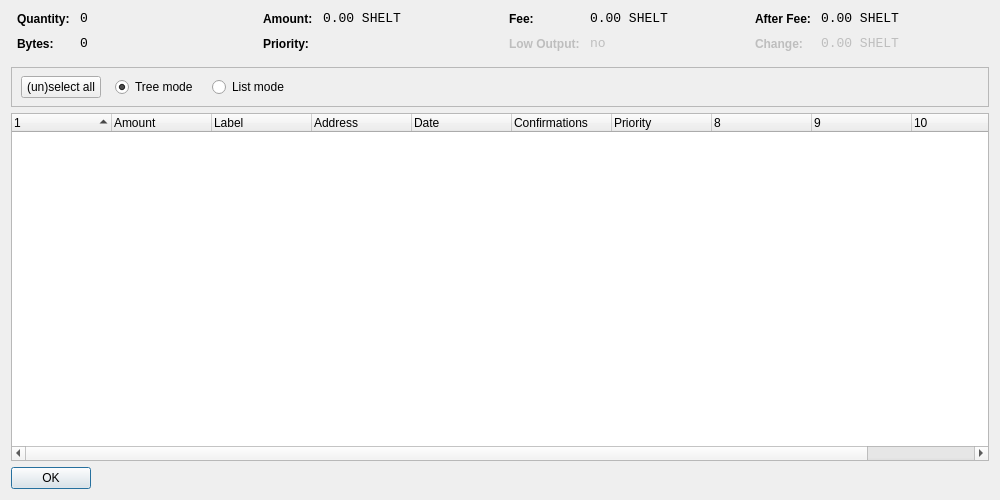
<?xml version="1.0" encoding="UTF-8"?>
<ui version="4.0">
 <class>CoinControlDialog</class>
 <widget class="QDialog" name="CoinControlDialog">
  <property name="geometry">
   <rect>
    <x>0</x>
    <y>0</y>
    <width>1000</width>
    <height>500</height>
   </rect>
  </property>
  <property name="windowTitle">
   <string>Coin Control</string>
  </property>
  <layout class="QVBoxLayout" name="verticalLayout">
   <item>
    <layout class="QHBoxLayout" name="horizontalLayoutTop" stretch="0,0,0,0">
     <property name="topMargin">
      <number>0</number>
     </property>
     <property name="bottomMargin">
      <number>10</number>
     </property>
     <item>
      <layout class="QFormLayout" name="formLayoutCoinControl1">
       <property name="horizontalSpacing">
        <number>10</number>
       </property>
       <property name="verticalSpacing">
        <number>10</number>
       </property>
       <property name="leftMargin">
        <number>6</number>
       </property>
       <property name="rightMargin">
        <number>6</number>
       </property>
       <item row="0" column="0">
        <widget class="QLabel" name="labelCoinControlQuantityText">
         <property name="styleSheet">
          <string notr="true">font-weight:bold;</string>
         </property>
         <property name="text">
          <string>Quantity:</string>
         </property>
        </widget>
       </item>
       <item row="0" column="1">
        <widget class="QLabel" name="labelCoinControlQuantity">
         <property name="font">
          <font>
           <family>Monospace</family>
           <pointsize>10</pointsize>
          </font>
         </property>
         <property name="cursor">
          <cursorShape>IBeamCursor</cursorShape>
         </property>
         <property name="contextMenuPolicy">
          <enum>Qt::ActionsContextMenu</enum>
         </property>
         <property name="text">
          <string>0</string>
         </property>
         <property name="textInteractionFlags">
          <set>Qt::LinksAccessibleByMouse|Qt::TextSelectableByKeyboard|Qt::TextSelectableByMouse</set>
         </property>
        </widget>
       </item>
       <item row="1" column="0">
        <widget class="QLabel" name="labelCoinControlBytesText">
         <property name="styleSheet">
          <string notr="true">font-weight:bold;</string>
         </property>
         <property name="text">
          <string>Bytes:</string>
         </property>
        </widget>
       </item>
       <item row="1" column="1">
        <widget class="QLabel" name="labelCoinControlBytes">
         <property name="font">
          <font>
           <family>Monospace</family>
           <pointsize>10</pointsize>
          </font>
         </property>
         <property name="cursor">
          <cursorShape>IBeamCursor</cursorShape>
         </property>
         <property name="contextMenuPolicy">
          <enum>Qt::ActionsContextMenu</enum>
         </property>
         <property name="text">
          <string>0</string>
         </property>
         <property name="textInteractionFlags">
          <set>Qt::LinksAccessibleByMouse|Qt::TextSelectableByKeyboard|Qt::TextSelectableByMouse</set>
         </property>
        </widget>
       </item>
      </layout>
     </item>
     <item>
      <layout class="QFormLayout" name="formLayoutCoinControl2">
       <property name="horizontalSpacing">
        <number>10</number>
       </property>
       <property name="verticalSpacing">
        <number>10</number>
       </property>
       <property name="leftMargin">
        <number>6</number>
       </property>
       <property name="rightMargin">
        <number>6</number>
       </property>
       <item row="0" column="0">
        <widget class="QLabel" name="labelCoinControlAmountText">
         <property name="styleSheet">
          <string notr="true">font-weight:bold;</string>
         </property>
         <property name="text">
          <string>Amount:</string>
         </property>
        </widget>
       </item>
       <item row="0" column="1">
        <widget class="QLabel" name="labelCoinControlAmount">
         <property name="font">
          <font>
           <family>Monospace</family>
           <pointsize>10</pointsize>
          </font>
         </property>
         <property name="cursor">
          <cursorShape>IBeamCursor</cursorShape>
         </property>
         <property name="contextMenuPolicy">
          <enum>Qt::ActionsContextMenu</enum>
         </property>
         <property name="text">
          <string>0.00 SHELT</string>
         </property>
         <property name="textInteractionFlags">
          <set>Qt::LinksAccessibleByMouse|Qt::TextSelectableByKeyboard|Qt::TextSelectableByMouse</set>
         </property>
        </widget>
       </item>
       <item row="1" column="0">
        <widget class="QLabel" name="labelCoinControlPriorityText">
         <property name="styleSheet">
          <string notr="true">font-weight:bold;</string>
         </property>
         <property name="text">
          <string>Priority:</string>
         </property>
        </widget>
       </item>
       <item row="1" column="1">
        <widget class="QLabel" name="labelCoinControlPriority">
         <property name="font">
          <font>
           <family>Monospace</family>
           <pointsize>10</pointsize>
          </font>
         </property>
         <property name="cursor">
          <cursorShape>IBeamCursor</cursorShape>
         </property>
         <property name="contextMenuPolicy">
          <enum>Qt::ActionsContextMenu</enum>
         </property>
         <property name="text">
          <string/>
         </property>
         <property name="textInteractionFlags">
          <set>Qt::LinksAccessibleByMouse|Qt::TextSelectableByKeyboard|Qt::TextSelectableByMouse</set>
         </property>
        </widget>
       </item>
      </layout>
     </item>
     <item>
      <layout class="QFormLayout" name="formLayoutCoinControl3">
       <property name="horizontalSpacing">
        <number>10</number>
       </property>
       <property name="verticalSpacing">
        <number>10</number>
       </property>
       <property name="leftMargin">
        <number>6</number>
       </property>
       <property name="rightMargin">
        <number>6</number>
       </property>
       <item row="0" column="0">
        <widget class="QLabel" name="labelCoinControlFeeText">
         <property name="styleSheet">
          <string notr="true">font-weight:bold;</string>
         </property>
         <property name="text">
          <string>Fee:</string>
         </property>
        </widget>
       </item>
       <item row="0" column="1">
        <widget class="QLabel" name="labelCoinControlFee">
         <property name="font">
          <font>
           <family>Monospace</family>
           <pointsize>10</pointsize>
          </font>
         </property>
         <property name="cursor">
          <cursorShape>IBeamCursor</cursorShape>
         </property>
         <property name="contextMenuPolicy">
          <enum>Qt::ActionsContextMenu</enum>
         </property>
         <property name="text">
          <string>0.00 SHELT</string>
         </property>
         <property name="textInteractionFlags">
          <set>Qt::LinksAccessibleByMouse|Qt::TextSelectableByKeyboard|Qt::TextSelectableByMouse</set>
         </property>
        </widget>
       </item>
       <item row="1" column="0">
        <widget class="QLabel" name="labelCoinControlLowOutputText">
         <property name="enabled">
          <bool>false</bool>
         </property>
         <property name="styleSheet">
          <string notr="true">font-weight:bold;</string>
         </property>
         <property name="text">
          <string>Low Output:</string>
         </property>
        </widget>
       </item>
       <item row="1" column="1">
        <widget class="QLabel" name="labelCoinControlLowOutput">
         <property name="enabled">
          <bool>false</bool>
         </property>
         <property name="font">
          <font>
           <family>Monospace</family>
           <pointsize>10</pointsize>
          </font>
         </property>
         <property name="cursor">
          <cursorShape>IBeamCursor</cursorShape>
         </property>
         <property name="contextMenuPolicy">
          <enum>Qt::ActionsContextMenu</enum>
         </property>
         <property name="text">
          <string>no</string>
         </property>
         <property name="textInteractionFlags">
          <set>Qt::LinksAccessibleByMouse|Qt::TextSelectableByKeyboard|Qt::TextSelectableByMouse</set>
         </property>
        </widget>
       </item>
      </layout>
     </item>
     <item>
      <layout class="QFormLayout" name="formLayoutCoinControl4">
       <property name="horizontalSpacing">
        <number>10</number>
       </property>
       <property name="verticalSpacing">
        <number>10</number>
       </property>
       <property name="leftMargin">
        <number>6</number>
       </property>
       <property name="rightMargin">
        <number>6</number>
       </property>
       <item row="0" column="0">
        <widget class="QLabel" name="labelCoinControlAfterFeeText">
         <property name="styleSheet">
          <string notr="true">font-weight:bold;</string>
         </property>
         <property name="text">
          <string>After Fee:</string>
         </property>
        </widget>
       </item>
       <item row="0" column="1">
        <widget class="QLabel" name="labelCoinControlAfterFee">
         <property name="font">
          <font>
           <family>Monospace</family>
           <pointsize>10</pointsize>
          </font>
         </property>
         <property name="cursor">
          <cursorShape>IBeamCursor</cursorShape>
         </property>
         <property name="contextMenuPolicy">
          <enum>Qt::ActionsContextMenu</enum>
         </property>
         <property name="text">
          <string>0.00 SHELT</string>
         </property>
         <property name="textInteractionFlags">
          <set>Qt::LinksAccessibleByMouse|Qt::TextSelectableByKeyboard|Qt::TextSelectableByMouse</set>
         </property>
        </widget>
       </item>
       <item row="1" column="0">
        <widget class="QLabel" name="labelCoinControlChangeText">
         <property name="enabled">
          <bool>false</bool>
         </property>
         <property name="styleSheet">
          <string notr="true">font-weight:bold;</string>
         </property>
         <property name="text">
          <string>Change:</string>
         </property>
        </widget>
       </item>
       <item row="1" column="1">
        <widget class="QLabel" name="labelCoinControlChange">
         <property name="enabled">
          <bool>false</bool>
         </property>
         <property name="font">
          <font>
           <family>Monospace</family>
           <pointsize>10</pointsize>
          </font>
         </property>
         <property name="cursor">
          <cursorShape>IBeamCursor</cursorShape>
         </property>
         <property name="contextMenuPolicy">
          <enum>Qt::ActionsContextMenu</enum>
         </property>
         <property name="text">
          <string>0.00 SHELT</string>
         </property>
         <property name="textInteractionFlags">
          <set>Qt::LinksAccessibleByMouse|Qt::TextSelectableByKeyboard|Qt::TextSelectableByMouse</set>
         </property>
        </widget>
       </item>
      </layout>
     </item>
    </layout>
   </item>
   <item>
    <widget class="QFrame" name="frame">
     <property name="minimumSize">
      <size>
       <width>0</width>
       <height>40</height>
      </size>
     </property>
     <property name="frameShape">
      <enum>QFrame::StyledPanel</enum>
     </property>
     <property name="frameShadow">
      <enum>QFrame::Sunken</enum>
     </property>
     <widget class="QWidget" name="horizontalLayoutWidget">
      <property name="geometry">
       <rect>
        <x>10</x>
        <y>0</y>
        <width>781</width>
        <height>41</height>
       </rect>
      </property>
      <layout class="QHBoxLayout" name="horizontalLayoutPanel" stretch="0,0,0,0,0">
       <property name="spacing">
        <number>14</number>
       </property>
       <item>
        <widget class="QPushButton" name="pushButtonSelectAll">
         <property name="sizePolicy">
          <sizepolicy hsizetype="Maximum" vsizetype="Fixed">
           <horstretch>0</horstretch>
           <verstretch>0</verstretch>
          </sizepolicy>
         </property>
         <property name="text">
          <string>(un)select all</string>
         </property>
        </widget>
       </item>
       <item>
        <widget class="QRadioButton" name="radioTreeMode">
         <property name="sizePolicy">
          <sizepolicy hsizetype="Maximum" vsizetype="Fixed">
           <horstretch>0</horstretch>
           <verstretch>0</verstretch>
          </sizepolicy>
         </property>
         <property name="text">
          <string>Tree mode</string>
         </property>
         <property name="checked">
          <bool>true</bool>
         </property>
        </widget>
       </item>
       <item>
        <widget class="QRadioButton" name="radioListMode">
         <property name="sizePolicy">
          <sizepolicy hsizetype="Maximum" vsizetype="Fixed">
           <horstretch>0</horstretch>
           <verstretch>0</verstretch>
          </sizepolicy>
         </property>
         <property name="text">
          <string>List mode</string>
         </property>
        </widget>
       </item>
       <item>
        <spacer name="horizontalSpacer">
         <property name="orientation">
          <enum>Qt::Horizontal</enum>
         </property>
         <property name="sizeHint" stdset="0">
          <size>
           <width>40</width>
           <height>20</height>
          </size>
         </property>
        </spacer>
       </item>
      </layout>
     </widget>
    </widget>
   </item>
   <item>
    <widget class="CoinControlTreeWidget" name="treeWidget">
     <property name="contextMenuPolicy">
      <enum>Qt::CustomContextMenu</enum>
     </property>
     <property name="sortingEnabled">
      <bool>false</bool>
     </property>
     <property name="columnCount">
      <number>11</number>
     </property>
     <attribute name="headerShowSortIndicator" stdset="0">
      <bool>true</bool>
     </attribute>
     <attribute name="headerStretchLastSection">
      <bool>false</bool>
     </attribute>
     <column>
      <property name="text">
       <string/>
      </property>
     </column>
     <column>
      <property name="text">
       <string>Amount</string>
      </property>
     </column>
     <column>
      <property name="text">
       <string>Label</string>
      </property>
     </column>
     <column>
      <property name="text">
       <string>Address</string>
      </property>
     </column>
     <column>
      <property name="text">
       <string>Date</string>
      </property>
     </column>
     <column>
      <property name="text">
       <string>Confirmations</string>
      </property>
      <property name="toolTip">
       <string>Confirmed</string>
      </property>
     </column>
     <column>
      <property name="text">
       <string>Priority</string>
      </property>
     </column>
     <column>
      <property name="text">
       <string/>
      </property>
     </column>
     <column>
      <property name="text">
       <string/>
      </property>
     </column>
     <column>
      <property name="text">
       <string/>
      </property>
     </column>
     <column>
      <property name="text">
       <string/>
      </property>
     </column>
    </widget>
   </item>
   <item>
    <widget class="QDialogButtonBox" name="buttonBox">
     <property name="sizePolicy">
      <sizepolicy hsizetype="Maximum" vsizetype="Fixed">
       <horstretch>0</horstretch>
       <verstretch>0</verstretch>
      </sizepolicy>
     </property>
     <property name="orientation">
      <enum>Qt::Horizontal</enum>
     </property>
     <property name="standardButtons">
      <set>QDialogButtonBox::Ok</set>
     </property>
    </widget>
   </item>
  </layout>
 </widget>
 <customwidgets>
  <customwidget>
   <class>CoinControlTreeWidget</class>
   <extends>QTreeWidget</extends>
   <header>coincontroltreewidget.h</header>
  </customwidget>
 </customwidgets>
 <resources/>
 <connections/>
</ui>
